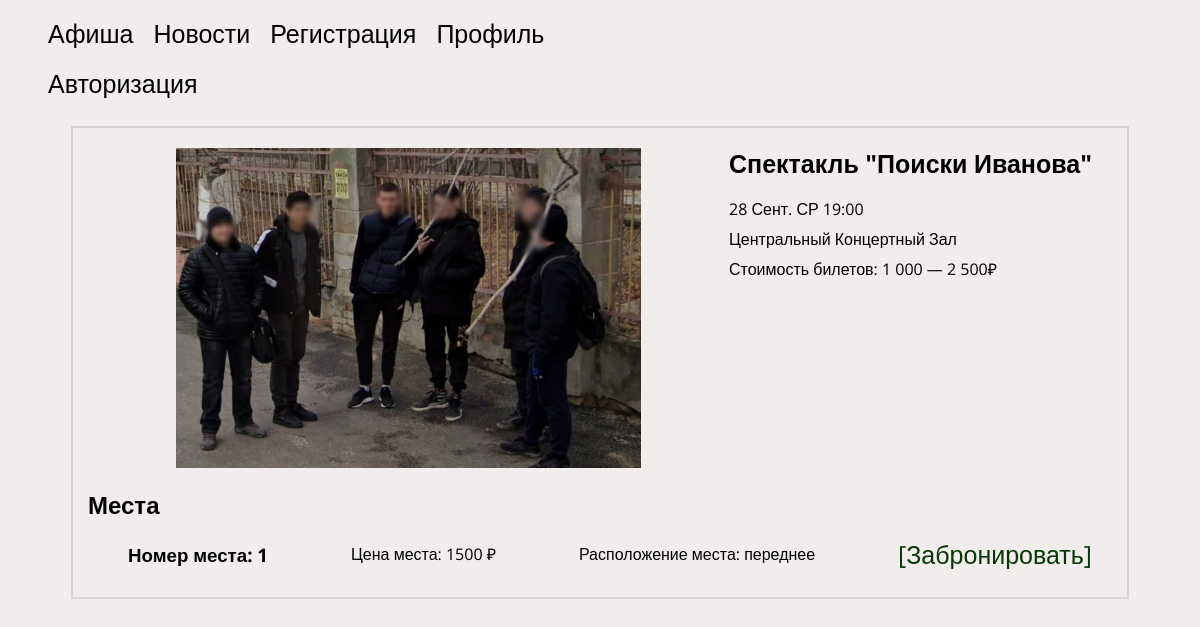
The page /theatre.php?posterid=1 on the database as committed earlier.
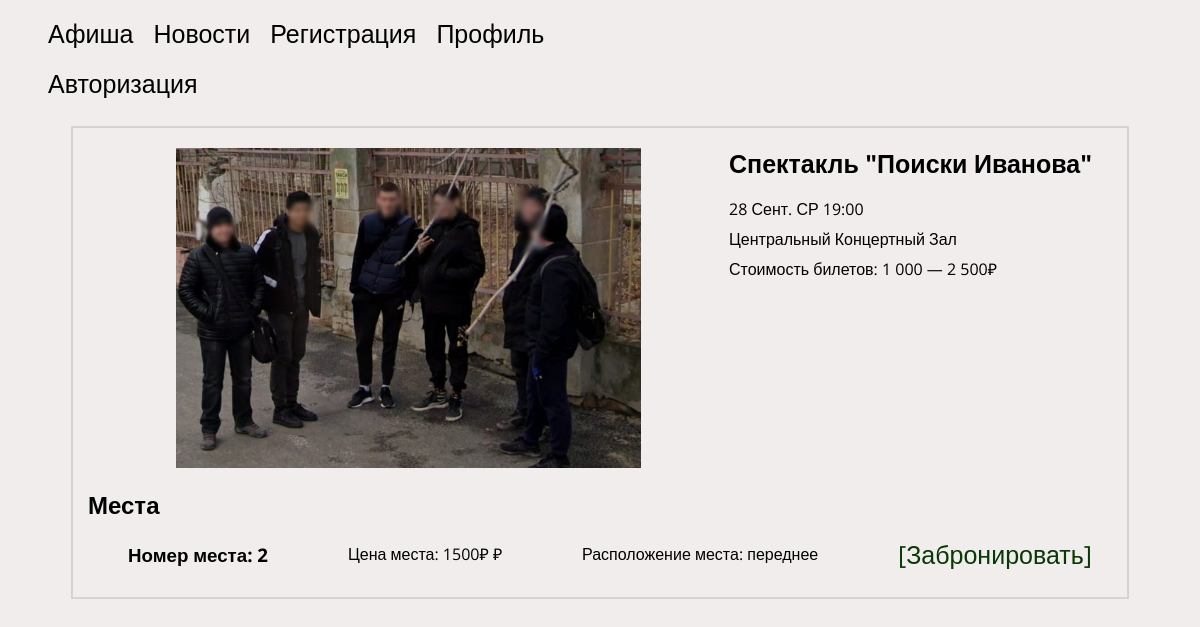
The same page on the database as committed later.
### tables this page shows
CREATE TABLE `poster` (
  `id` int NOT NULL,
  `img` varchar(255) NOT NULL,
  `name` varchar(255) NOT NULL,
  `date` varchar(255) NOT NULL,
  `place` varchar(255) NOT NULL,
  `price` varchar(255) NOT NULL
);

CREATE TABLE `theatrezal` (
  `id` int NOT NULL,
  `id_poster` int NOT NULL,
  `name` varchar(255) NOT NULL,
  `sit_num` varchar(255) NOT NULL,
  `sit_status` varchar(255) NOT NULL,
  `sit_price` varchar(255) NOT NULL,
  `sit_direction` varchar(255) NOT NULL,
  `reserved_by_id` varchar(255) NOT NULL
);

### theatre.php (the view, shortened to what this page needs)
<?php include 'connect.php' ?>
<!DOCTYPE html>
<html lang="ru">
<head>
    <link rel="stylesheet" href="/style/style.css">
</head>
<body>
    <header class="header">
        <div class="header-container ">
            <nav class="header-nav">
                <ul class="menu flex">
                    <li>
                        <a href="index.php" class="header-link">Афиша</a>
                    </li>
                    <li>
                        <a href="#">Новости</a>
                    <li>
                        <a href="reg.php">Регистрация</a>
                    </li>
                    </li>
                    <li>
                        <a href="profil.php">Профиль</a>
                    </li>
                </ul>
                <?php
                echo "<ul class='header-cabinet'>";
                if (isset($_SESSION["userid"])) {
                    $currentID = $_SESSION["userid"];
                    $loginSelect = "SELECT login FROM `user` WHERE id = '$currentID'";
                    $loginResult = mysqli_query($conn, $loginSelect);
                    $loginFetch = mysqli_fetch_array($loginResult);
                    echo "<span class ='nameclass'>" . $loginFetch['login'] . "</span>";
                    echo "<a href='exit.php'>" . " выйти?" . "</a>";
                } else {
                    echo "<a href='auth.php'>" . "Авторизация" . "</a>";
                }
                echo "</ul>"
                ?>
            </nav>
        </div>
    </header>
    <main class="main">
        <section class="section theatre-about__section">
            <div class="container theatre-about__container">
                <?php
                $poster = $_GET['posterid'];
                $posterIDSelect = "SELECT * FROM `poster` WHERE id = '$poster'";
                $posterIDSelectResult = mysqli_query($conn, $posterIDSelect);
                $posterZalSelect = "SELECT * FROM `theatrezal` WHERE id_poster = '$poster' AND sit_status = 'свободное'";
                $posterZalSelectResult = mysqli_query($conn, $posterZalSelect);
                foreach ($posterIDSelectResult as $posterIDRow) {
                    echo "<div class='theatre-about_wrapper'>";
                    echo "<img src='img/" . $posterIDRow['img'] . "' class='theatre__image' alt=''>";
                    echo "<div class='theatre-about__content__wrapper'>";
                    echo "<h2 class='about__header'>" .
                        "<a href='index.php?name=' class='about__link'>" . $posterIDRow['name'] . "</a>" .
                        "</h2>";
                    echo "<span class='theatre-about__span'>" . "$posterIDRow[date]" . "</span>";
                    echo "<span class='theatre-about__span'>" . "$posterIDRow[place]" . "</span>";
                    echo "<span class='theatre-about__span'>" . "Стоимость билетов:&nbsp;" . "$posterIDRow[price]" . "</span>";
                    echo "</div>";
                    echo "</div>";
                }
                echo "<h2 class='about__header'>Места</h2>";
                if (isset($_GET['placeid'])) {
                    $placeid = $_GET['placeid'];
                    $placeupdate = "UPDATE `theatrezal` SET `sit_status` = 'занятое', `reserved_by_id` = '$currentID' WHERE id = '$placeid'";
                    if ($conn->query($placeupdate)) {
                        echo "<p class='sit__update'> Место зарезервировано </p>";
                    } else {
                        echo "<p class='sit__update'> Место зарезервировано" . $conn->error  . "</p>";
                    }
                } else {
                    echo "<ul class='sit__list sit'>";
                    foreach ($posterZalSelectResult as $posterZalRow) {
                        echo "<li class='sit__item'>";
                        echo "<h3 class='sit__header'>" . "Номер места: " . "$posterZalRow[sit_num]" . "</h3>";
                        echo "<p class='sit__paragraph'>" . "Цена места: " . "$posterZalRow[sit_price] " . "&#8381" . "</p>";
                        echo "<p class='sit__paragraph'>" . "Расположение места: " . "$posterZalRow[sit_direction]" . "</p>";
                        echo "<a href='theatre.php?posterid=" . $posterZalRow['id_poster'] . "&placeid=" . $posterZalRow['id'] . "' class='sit__link'>" . "[Забронировать]" . "</a>";
                        echo "</li>";
                    }
                    echo "</ul>";
                }
                ?>
            </div>
        </section>
    </main>
</body>
</html>

### style/style.css (style rules this page uses)
html { box-sizing: border-box; }
a { align-items: center; text-decoration: none; color: black; font-size: 25px; padding-right: 20px; }
body { background-color: rgb(241, 237, 237); font-family: 'Open Sans', sans-serif; }
.header { padding-bottom: 10px; }
.flex { display: flex; }
.container { padding: 0 15px; margin: 0 auto; max-width: 1024px; }
ul { list-style: none; flex-wrap: wrap }
img { max-width: 100%; }
.theatre-about__container { padding-top: 20px; border: 2px solid rgb(213, 210, 210); }
.theatre__image { display: flex; flex: 1; min-height: 320px; max-height: 320px; object-fit: scale-down; overflow: hidden; }
.theatre-about_wrapper { display: flex; flex-direction: row; margin-bottom: 20px; line-height: 30px; }
.theatre-about__content__wrapper { display: flex; flex-direction: column; align-content: center; }
.about__header { margin: 0; margin-bottom: 15px; }
.sit__link { color: rgb(9, 56, 6); }
.sit__list { display: flex; flex-direction: column; }
.sit__item { display: flex; flex-direction: row; justify-content: space-between; align-items: center; }
.sit__header { margin: 0; }
.sit__paragraph { margin: 0; }
.sit__item { margin-bottom: 10px; }

Rows that differ between the two databases and show on the page:
no longer on this page (row edited): theatrezal: sit_num "1", sit_price "1500", sit_direction "переднее"
added theatrezal: sit_num "2", sit_price "1500₽", sit_direction "переднее"
